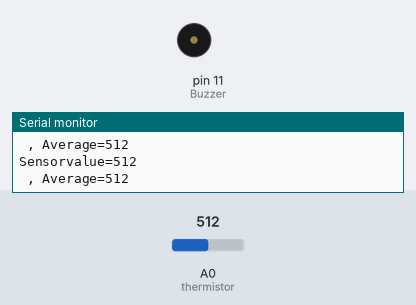
Simulated run of this sketch. Board: Arduino Uno, built with avr-gcc and run on an emulated ATmega328P. Shown: buzzer (waves = sounding, pin HIGH), the last lines printed to the serial monitor. Inputs (shaded band) come from the test bench; at power-on: A0 (thermistor) = 512.

Above: at 9.3 s.
9.4 s: A0 (thermistor) set to 320
12.3 s: A0 (thermistor) set to 300
At 14.6 s:
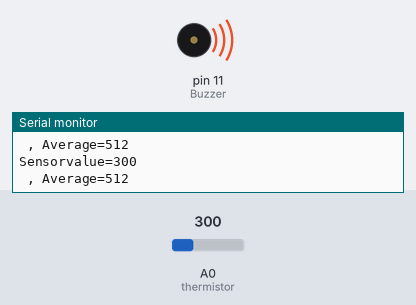
Timing chart, 0 to 20.6 s (numbered marks = the images above; inputs shaded):
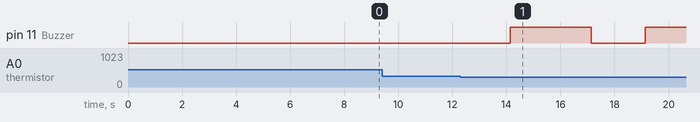

The sketch:

FireAlarm.ino
```cpp
const int Buzzer = 11;
const int thermistor = A0;
int Average = 0;
int sensorvalue;
void setup() {
  long sum = 0;
  Serial.begin(9600);
  pinMode(Buzzer, OUTPUT);
  digitalWrite(Buzzer, LOW);
  delay(1000);
  for(int i = 0; i<500; i++) {
    sensorvalue = analogRead(thermistor);
    sum += sensorvalue;
    delay(5);
    Average = sum/500;
    Serial.print("Average= ");
    Serial.println(Average);
  }
}
void loop(){
int temp;
sensorvalue = analogRead(thermistor);
Serial.print("Sensorvalue=");
Serial.println(sensorvalue);
Serial.print(" , ");
Serial.print("Average=");
Serial.println(Average);
delay(1000);
temp=Average-sensorvalue;
if(temp>=200){
  digitalWrite(Buzzer, HIGH);
  delay(3000);
  digitalWrite(Buzzer, LOW);
  delay(1000);
}
else{
  digitalWrite(Buzzer, LOW);
}
}
```

Measured:
- the behaviour switches between 313 and 312 on A0 (thermistor) (found by bisection; images 0 and 1)
- after the input at 12.3 s, pin 11 (Buzzer): LOW → HIGH after 1.8 s, → LOW 3.0 s later, → HIGH 2.0 s later
